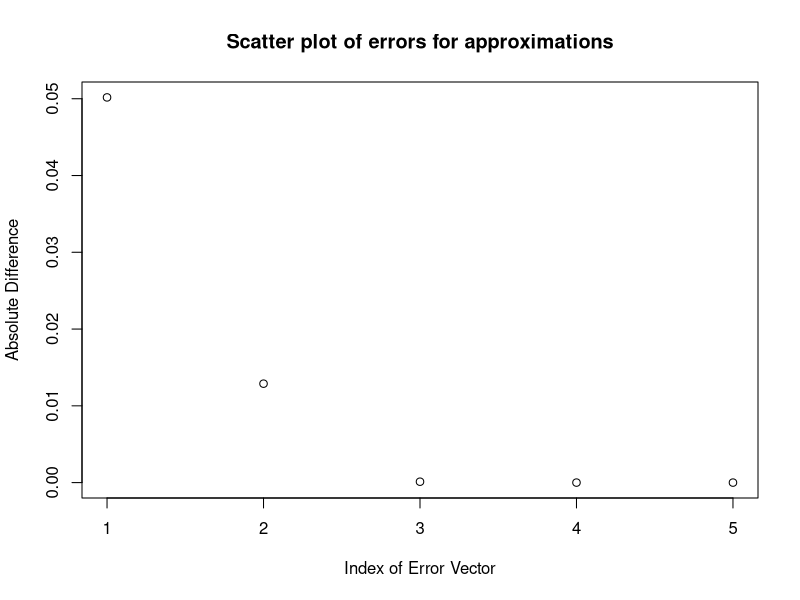
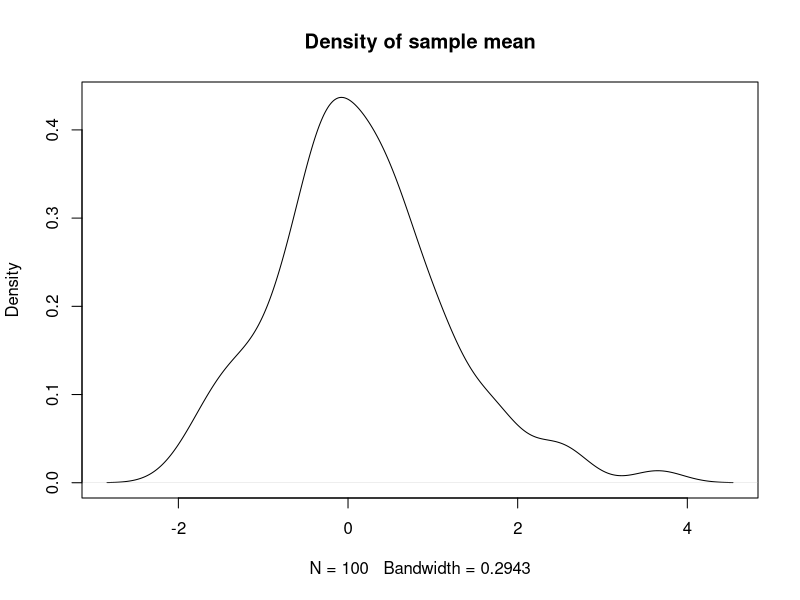
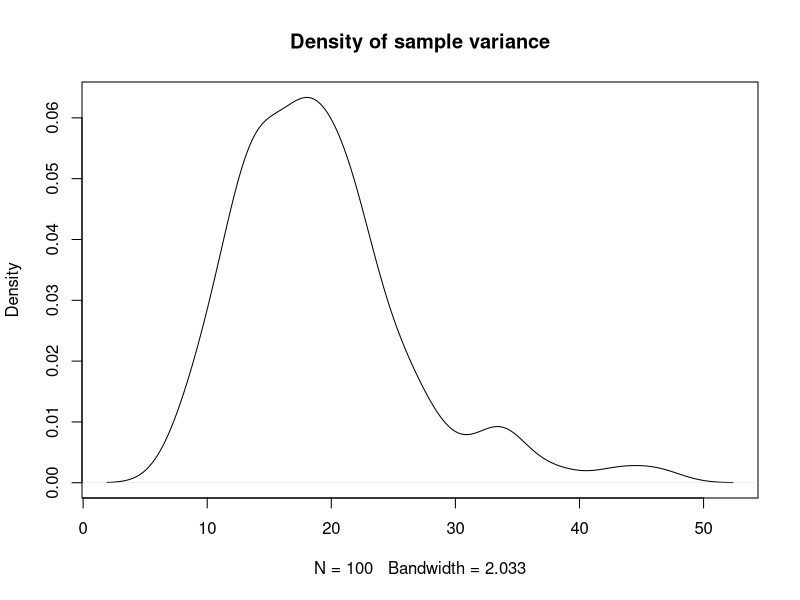
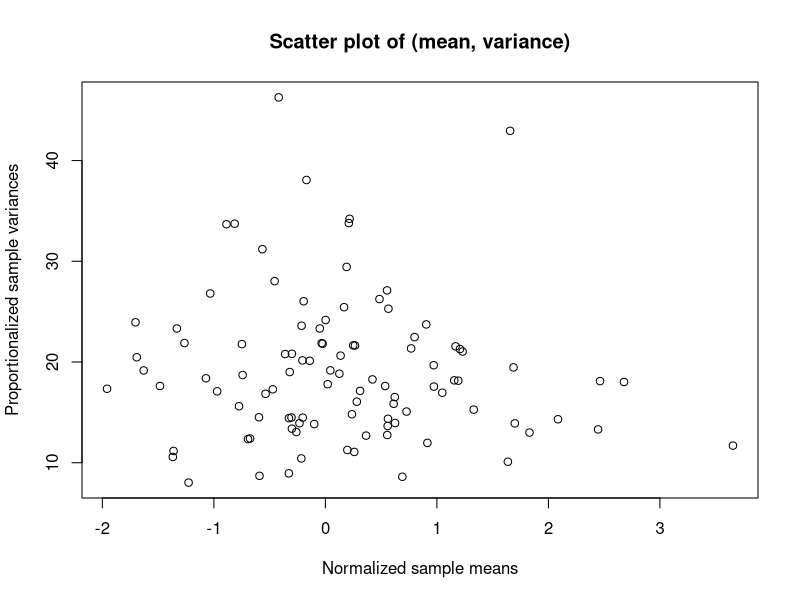
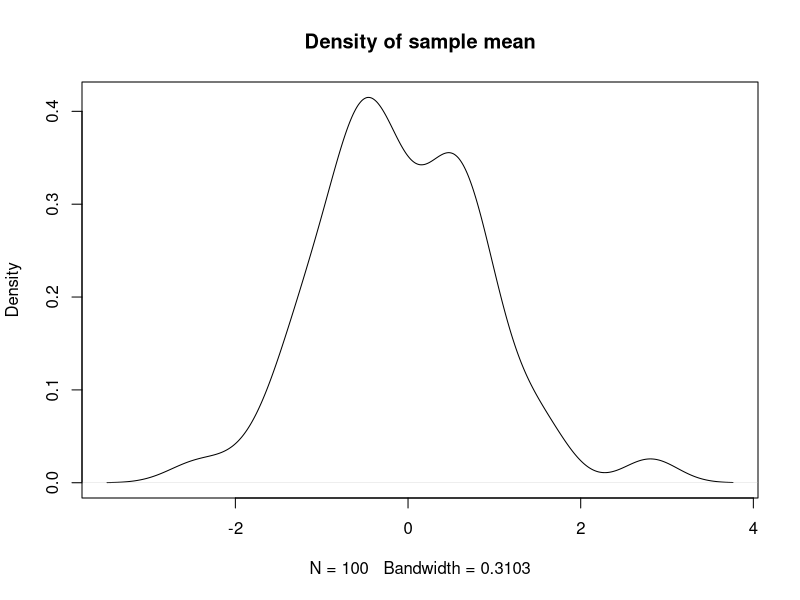
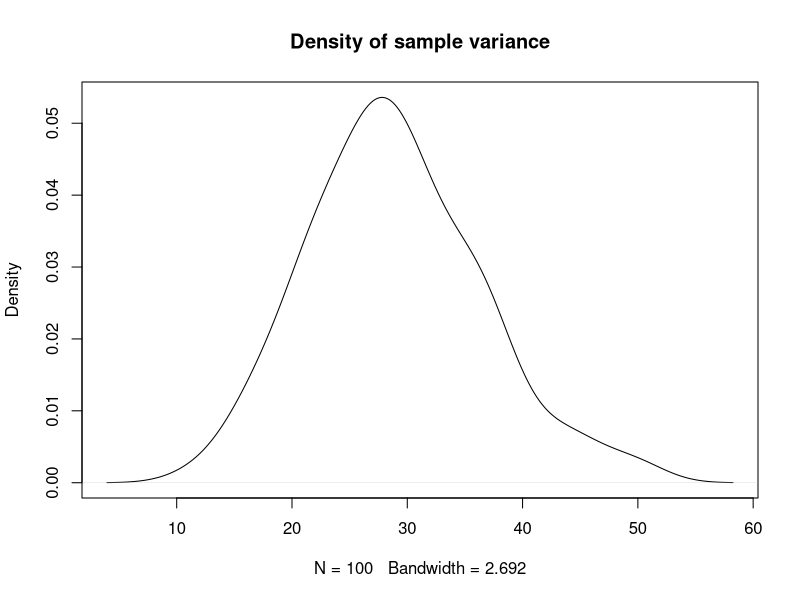
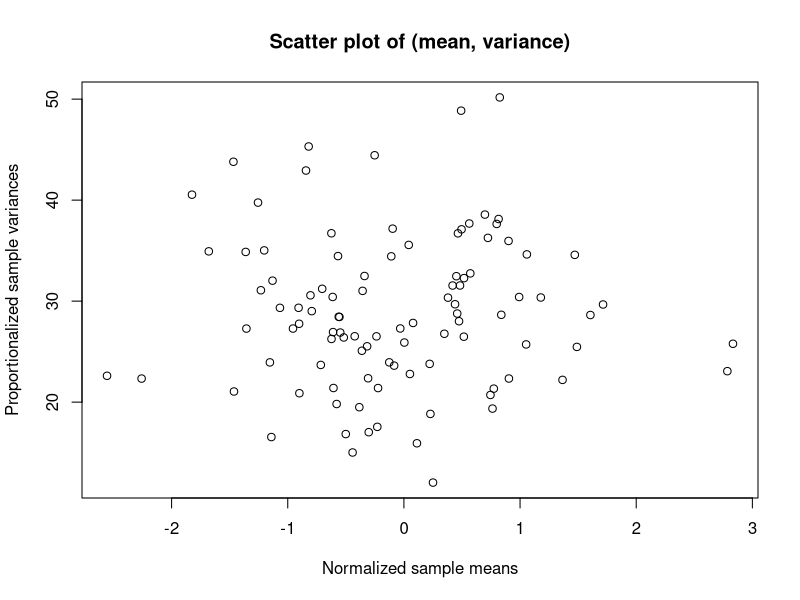
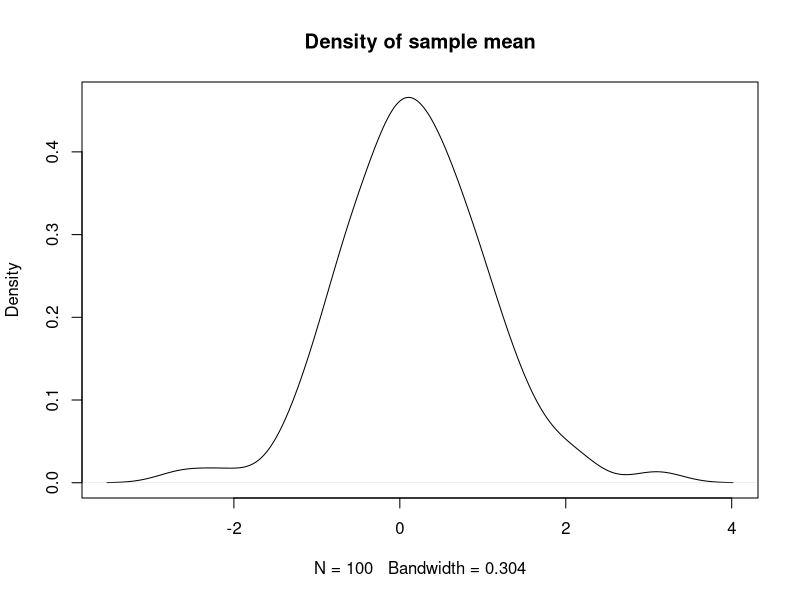

Reproduce these figures in R, in order.
## ---- chunk 1
pbinom(q = 8.25, size = 20, prob = 0.4)
pbinom(q = 8.25, size = 30, prob = 0.4)
pbinom(q = 8.25, size = 50, prob = 0.4)
pbinom(q = 8.25, size = 75, prob = 0.4)
pbinom(q = 8.25, size = 100, prob = 0.4)
## ---- chunk 2
laplace_calculate <- function(num_trials) {
  result <- (8.25 - (num_trials * 0.4)) / sqrt(num_trials * 0.4 *(1-0.4))
  return(result)
}
## ---- chunk 3
pnorm(laplace_calculate(num_trials = 20))
pnorm(laplace_calculate(num_trials = 30))
pnorm(laplace_calculate(num_trials = 50))
pnorm(laplace_calculate(num_trials = 75))
pnorm(laplace_calculate(num_trials = 100))
## ---- chunk 4
accurate_vector <- c(0.5955987, 0.09401122, 0.0002305229, 1.826106e-08, 5.431127e-13)
approx_vector <- c(0.5454243, 0.08112525, 0.0003470073, 1.475701e-07, 4.557597e-11)
error_vector <- abs(accurate_vector - approx_vector)
error_vector
## ---- chunk 5
plot(error_vector, main = "Scatter plot of errors for approximations", xlab = 'Index of Error Vector', ylab = 'Absolute Difference')
## ---- chunk 6
sample_sim <- function(size_of_sample, number_of_samples) {
  sam = c()
  sav = c()
  
  for(i in 1:number_of_samples) {
    x = rnorm(size_of_sample, 2, 3)
    sam = c(sam, mean(x))
    sav = c(sav, var(x))
  }
  
  samn = (sam - 2) / sqrt(3^2 / size_of_sample)
  savn = (size_of_sample - 1) * sav / (3 ^ 2)
  plot(density(samn), main = "Density of sample mean")
  plot(density(savn), main = "Density of sample variance")
  sa = cbind(samn, savn)
  plot(sa, main = "Scatter plot of (mean, variance)", xlab = "Normalized sample means", ylab = "Proportionalized sample variances")
}


## ---- chunk 7
sample_sim(20, 100)
## ---- chunk 8
sample_sim(30, 100)
## ---- chunk 9
sample_sim(50, 100)
## ---- chunk 10
sample_sim(75, 100)
## ---- chunk 11
density_of_t <- "$\\frac{\\Gamma (\\frac{n+1}{2})}{\\sqrt{n\\pi}\\Gamma (\\frac{n+1}{2})}(1+\\frac{x^2}{n})^{-(\\frac{n+1}{2})}$"
